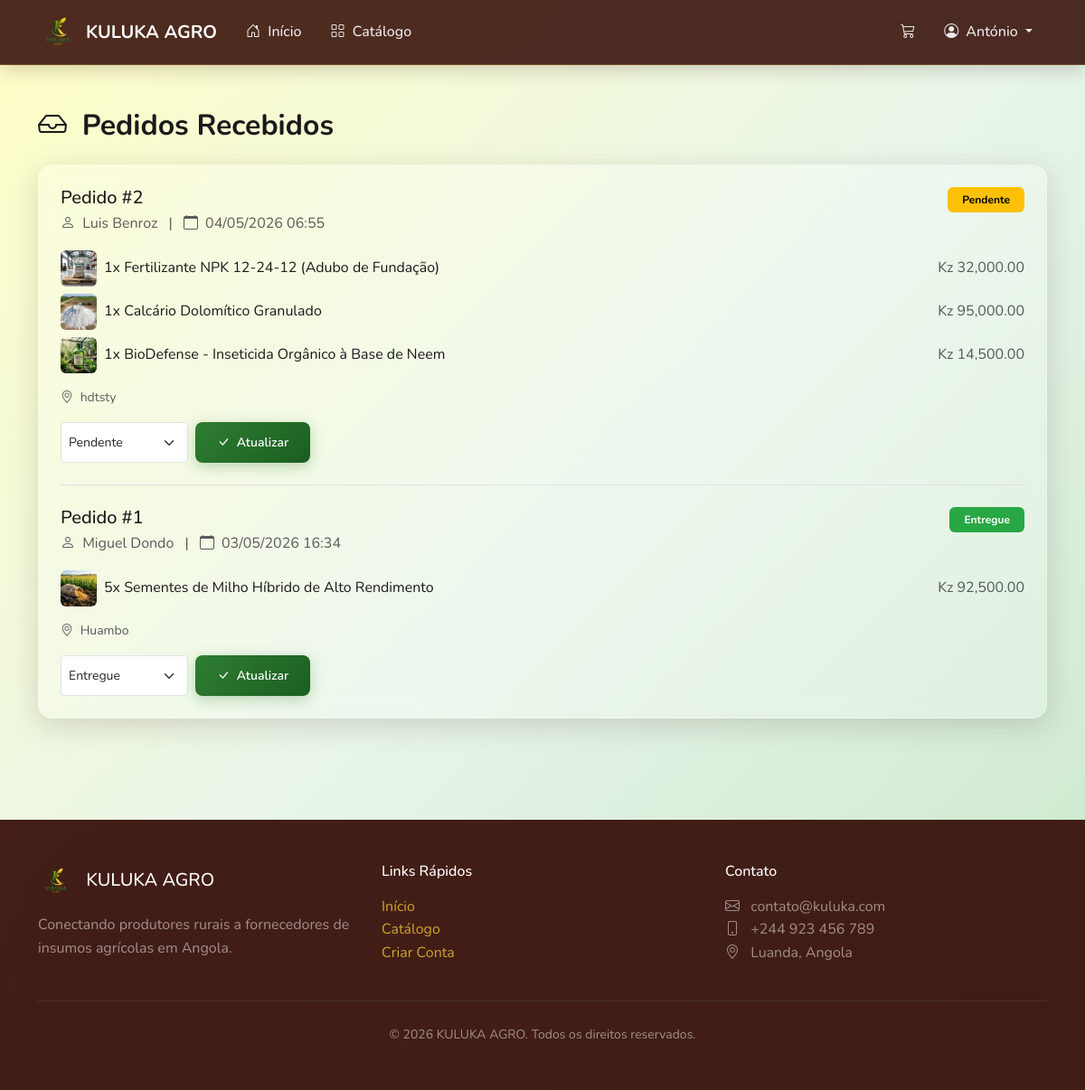
Screenshot of /pedidos/recebidos/ (signed in) with the database file from the repository.
### contas/models.py (models this page shows, shortened)
class Usuario(AbstractUser):
    class TipoUsuario(models.TextChoices):
        FORNECEDOR = 'FORNECEDOR', 'Fornecedor'
        PRODUTOR = 'PRODUTOR', 'Produtor'
    tipo = models.CharField(
        max_length=20,
        choices=TipoUsuario.choices,
        default=TipoUsuario.PRODUTOR,
        verbose_name='Tipo de Usuário'
    )
    telefone = models.CharField(
        max_length=20,
        blank=True,
        verbose_name='Telefone'
    )
    endereco = models.TextField(
        blank=True,
        verbose_name='Endereço'
    )
    cidade = models.CharField(
        max_length=100,
        blank=True,
        verbose_name='Cidade'
    )
    provincia = models.CharField(
        max_length=100,
        blank=True,
        verbose_name='Província'
    )
    foto_perfil = models.ImageField(
        upload_to='perfis/',
        blank=True,
        null=True,
        verbose_name='Foto de Perfil'
    )
    descricao = models.TextField(
        blank=True,
        verbose_name='Descrição / Sobre'
    )
    data_criacao = models.DateTimeField(
        auto_now_add=True,
        verbose_name='Data de Criação'
    )
    nome_empresa = models.CharField(
        max_length=200,
        blank=True,
        verbose_name='Nome da Empresa'
    )
    nif = models.CharField(
        max_length=50,
        blank=True,
        verbose_name='NIF (Número de Identificação Fiscal)'
    )
    area_cultivo = models.DecimalField(
        max_digits=10,
        decimal_places=2,
        blank=True,
        null=True,
        verbose_name='Área de Cultivo (hectares)'
    )
    tipos_cultivo = models.TextField(
        blank=True,
        verbose_name='Tipos de Cultivo'
    )
    class Meta:
        verbose_name = 'Usuário'
        verbose_name_plural = 'Usuários'
    @property
    def eh_fornecedor(self):
        return self.tipo == self.TipoUsuario.FORNECEDOR

### pedidos/models.py (models this page shows, shortened)
class Pedido(models.Model):
    class StatusPedido(models.TextChoices):
        PENDENTE = 'PENDENTE', 'Pendente'
        CONFIRMADO = 'CONFIRMADO', 'Confirmado'
        EM_PREPARACAO = 'EM_PREPARACAO', 'Em Preparação'
        ENVIADO = 'ENVIADO', 'Enviado'
        ENTREGUE = 'ENTREGUE', 'Entregue'
        CANCELADO = 'CANCELADO', 'Cancelado'
    cliente = models.ForeignKey(
        settings.AUTH_USER_MODEL,
        on_delete=models.CASCADE,
        related_name='pedidos',
        verbose_name='Cliente'
    )
    status = models.CharField(
        max_length=20,
        choices=StatusPedido.choices,
        default=StatusPedido.PENDENTE,
        verbose_name='Status'
    )
    endereco_entrega = models.TextField(
        verbose_name='Endereço de Entrega'
    )
    observacoes = models.TextField(
        blank=True,
        verbose_name='Observações'
    )
    total = models.DecimalField(
        max_digits=12,
        decimal_places=2,
        default=0,
        verbose_name='Total'
    )
    data_criacao = models.DateTimeField(
        auto_now_add=True,
        verbose_name='Data do Pedido'
    )
    data_atualizacao = models.DateTimeField(
        auto_now=True,
        verbose_name='Última Atualização'
    )
    class Meta:
        verbose_name = 'Pedido'
        verbose_name_plural = 'Pedidos'
        ordering = ['-data_criacao']

class ItemPedido(models.Model):
    pedido = models.ForeignKey(
        Pedido,
        on_delete=models.CASCADE,
        related_name='itens',
        verbose_name='Pedido'
    )
    produto = models.ForeignKey(
        Produto,
        on_delete=models.CASCADE,
        verbose_name='Produto'
    )
    quantidade = models.PositiveIntegerField(
        default=1,
        verbose_name='Quantidade'
    )
    preco_unitario = models.DecimalField(
        max_digits=10,
        decimal_places=2,
        verbose_name='Preço Unitário'
    )
    class Meta:
        verbose_name = 'Item do Pedido'
        verbose_name_plural = 'Itens do Pedido'
    @property
    def subtotal(self):
        return self.quantidade * self.preco_unitario
    @property
    def subtotal_formatado(self):
        return f"Kz {self.subtotal:,.2f}"

### produtos/models.py (models this page shows, shortened)
class Produto(models.Model):
    class UnidadeMedida(models.TextChoices):
        QUILOGRAMA = 'KG', 'Quilograma (kg)'
        GRAMA = 'G', 'Grama (g)'
        TONELADA = 'TON', 'Tonelada (ton)'
        LITRO = 'L', 'Litro (L)'
        UNIDADE = 'UN', 'Unidade (un)'
        SACO = 'SC', 'Saco (sc)'
        CAIXA = 'CX', 'Caixa (cx)'
    fornecedor = models.ForeignKey(
        settings.AUTH_USER_MODEL,
        on_delete=models.CASCADE,
        related_name='produtos',
        verbose_name='Fornecedor'
    )
    categoria = models.ForeignKey(
        Categoria,
        on_delete=models.SET_NULL,
        null=True,
        blank=True,
        related_name='produtos',
        verbose_name='Categoria'
    )
    nome = models.CharField(
        max_length=200,
        verbose_name='Nome do Produto'
    )
    descricao = models.TextField(
        verbose_name='Descrição'
    )
    preco = models.DecimalField(
        max_digits=10,
        decimal_places=2,
        verbose_name='Preço'
    )
    unidade_medida = models.CharField(
        max_length=10,
        choices=UnidadeMedida.choices,
        default=UnidadeMedida.QUILOGRAMA,
        verbose_name='Unidade de Medida'
    )
    estoque = models.PositiveIntegerField(
        default=0,
        verbose_name='Estoque Disponível'
    )
    imagem = models.ImageField(
        upload_to='produtos/',
        blank=True,
        null=True,
        verbose_name='Imagem do Produto'
    )
    ativo = models.BooleanField(
        default=True,
        verbose_name='Ativo'
    )
    destaque = models.BooleanField(
        default=False,
        verbose_name='Produto em Destaque'
    )
    data_criacao = models.DateTimeField(
        auto_now_add=True,
        verbose_name='Data de Criação'
    )
    data_atualizacao = models.DateTimeField(
        auto_now=True,
        verbose_name='Última Atualização'
    )
    class Meta:
        verbose_name = 'Produto'
        verbose_name_plural = 'Produtos'
        ordering = ['-data_criacao']

### pedidos/views.py (the view)
# urls.py: path('recebidos/', views.PedidosRecebidosView.as_view(), name='pedidos_recebidos'),
class PedidosRecebidosView(LoginRequiredMixin, ListView):
    model = Pedido
    template_name = 'pedidos/pedidos_recebidos.html'
    context_object_name = 'pedidos'
    paginate_by = 10
    def dispatch(self, request, *args, **kwargs):
        if not request.user.eh_fornecedor:
            messages.error(request, 'Apenas fornecedores podem acessar esta página.')
            return redirect('contas:perfil')
        return super().dispatch(request, *args, **kwargs)
    def get_queryset(self):
        return Pedido.objects.filter(
            itens__produto__fornecedor=self.request.user
        ).distinct().prefetch_related('itens__produto').order_by('-data_criacao')

### templates/pedidos/pedidos_recebidos.html (shortened to what this page needs)
{% extends 'base.html' %}
{% load static %}
{% block conteudo %}
<div class="container py-5">
    <h2 class="fw-bold mb-4">
        <i class="bi bi-inbox me-2"></i> Pedidos Recebidos
    </h2>
    {% if pedidos %}
    <div class="glass-card">
        {% for pedido in pedidos %}
        <div class="{% if not forloop.last %}mb-4 pb-4 border-bottom{% endif %}">
            <div class="d-flex justify-content-between align-items-start mb-3">
                <div>
                    <h5 class="mb-1">Pedido #{{ pedido.pk }}</h5>
                    <p class="text-muted mb-0">
                        <i class="bi bi-person me-1"></i> {{ pedido.cliente.get_full_name|default:pedido.cliente.username }}
                        <span class="mx-2">|</span>
                        <i class="bi bi-calendar me-1"></i> {{ pedido.data_criacao|date:"d/m/Y H:i" }}
                    </p>
                </div>
                <span class="badge status-{{ pedido.status|lower }} py-2 px-3">
                    {{ pedido.get_status_display }}
                </span>
            </div>
            <div class="mb-3">
                {% for item in pedido.itens.all %}
                {% if item.produto.fornecedor == user %}
                <div class="d-flex align-items-center gap-2 mb-2">
                    {% if item.produto.imagem %}
                    <img src="{{ item.produto.imagem.url }}" alt="{{ item.produto.nome }}"
                         class="rounded" style="width: 40px; height: 40px; object-fit: cover;">
                    {% endif %}
                    <span>{{ item.quantidade }}x {{ item.produto.nome }}</span>
                    <span class="text-muted ms-auto">{{ item.subtotal_formatado }}</span>
                </div>
                {% endif %}
                {% endfor %}
            </div>
            <p class="text-muted small mb-3">
                <i class="bi bi-geo-alt me-1"></i> {{ pedido.endereco_entrega|truncatewords:10 }}
            </p>
            <div class="d-flex gap-2 flex-wrap">
                <form method="post" action="{% url 'pedidos:atualizar_status' pedido.pk %}" class="d-flex gap-2">
                    <select name="status" class="form-select form-select-sm" style="width: auto;">
                        {% for value, label in pedido.StatusPedido.choices %}
                        <option value="{{ value }}" {% if pedido.status == value %}selected{% endif %}>
                            {{ label }}
                        </option>
                        {% endfor %}
                    </select>
                    <button type="submit" class="btn btn-sm btn-kuluka">
                        <i class="bi bi-check-lg me-1"></i> Atualizar
                    </button>
                </form>
            </div>
        </div>
        {% endfor %}
    </div>
    {% else %}
    <div class="glass-card text-center py-5">
        <i class="bi bi-inbox text-muted" style="font-size: 4rem;"></i>
        <h4 class="mt-3">Nenhum pedido recebido</h4>
        <p class="text-muted">Você ainda não recebeu nenhum pedido de seus produtos.</p>
    </div>
    {% endif %}
</div>
{% endblock %}

### templates/base.html (shortened to what this page needs)
{% load static %}
<!DOCTYPE html>
<html lang="pt-br">
<head>
    <link href="https://cdn.jsdelivr.net/npm/bootstrap@5.3.3/dist/css/bootstrap.min.css" rel="stylesheet">
    <link href="https://cdn.jsdelivr.net/npm/bootstrap-icons@1.11.3/font/bootstrap-icons.css" rel="stylesheet">
    <link href="{% static 'css/style.css' %}" rel="stylesheet">
</head>
<body>
    <nav class="navbar navbar-expand-lg navbar-glass sticky-top">
        <div class="container">
            <a class="navbar-brand" href="{% url 'contas:home' %}">
                <img src="{% static 'images/logo.png' %}" alt="KULUKA AGRO">
                <span class="d-none d-sm-inline">KULUKA AGRO</span>
            </a>
            <div class="collapse navbar-collapse" id="navbarNav">
                <ul class="navbar-nav me-auto">
                    <li class="nav-item">
                        <a class="nav-link" href="{% url 'contas:home' %}">
                            <i class="bi bi-house-door me-1"></i> Início
                        </a>
                    </li>
                    <li class="nav-item">
                        <a class="nav-link" href="{% url 'produtos:catalogo' %}">
                            <i class="bi bi-grid me-1"></i> Catálogo
                        </a>
                    </li>
                </ul>
                <ul class="navbar-nav">
                    <li class="nav-item">
                        <a class="nav-link carrinho-badge" href="{% url 'pedidos:carrinho' %}">
                            <i class="bi bi-cart3"></i>
                        </a>
                    </li>
                    {% if user.is_authenticated %}
                    <li class="nav-item dropdown">
                        <a class="nav-link dropdown-toggle" href="#" data-bs-toggle="dropdown">
                            <i class="bi bi-person-circle me-1"></i>
                            {{ user.first_name|default:user.username }}
                        </a>
                    </li>
                    {% endif %}
                </ul>
            </div>
        </div>
    </nav>
    <main>
        {% block conteudo %}{% endblock %}
    </main>
    <footer class="footer-glass">
        <div class="container">
            <div class="row">
                <div class="col-md-4 mb-4 mb-md-0">
                    <h5 class="text-white mb-3">
                        <img src="{% static 'images/logo.png' %}" alt="KULUKA AGRO" height="40" class="me-2">
                        KULUKA AGRO
                    </h5>
                    <p class="text-white-50">
                        Conectando produtores rurais a fornecedores de insumos agrícolas em Angola.
                    </p>
                </div>
                <div class="col-md-4 mb-4 mb-md-0">
                    <h6 class="text-white mb-3">Links Rápidos</h6>
                    <ul class="list-unstyled">
                        <li><a href="{% url 'contas:home' %}">Início</a></li>
                        <li><a href="{% url 'produtos:catalogo' %}">Catálogo</a></li>
                        <li><a href="{% url 'contas:registro' %}">Criar Conta</a></li>
                    </ul>
                </div>
                <div class="col-md-4">
                    <h6 class="text-white mb-3">Contato</h6>
                    <ul class="list-unstyled text-white-50">
                        <li><i class="bi bi-envelope me-2"></i> contato@kuluka.com</li>
                        <li><i class="bi bi-phone me-2"></i> +244 923 456 789</li>
                        <li><i class="bi bi-geo-alt me-2"></i> Luanda, Angola</li>
                    </ul>
                </div>
            </div>
            <hr class="my-4 border-secondary">
            <div class="text-center text-white-50">
                <small>&copy; 2026 KULUKA AGRO. Todos os direitos reservados.</small>
            </div>
        </div>
    </footer>
</body>
</html>

### rows the page displays
Usuario: first_name "António"
Pedido: pk "2", cliente.get_full_name "Luis Benroz", data_criacao "04/05/2026 06:55", status "Pendente", endereco_entrega "hdtsty"
ItemPedido: produto.imagem (picture), quantidade "1", produto.nome "Fertilizante NPK 12-24-12 (Adubo de Fundação)", subtotal_formatado "Kz 32,000.00"
ItemPedido: produto.imagem (picture), quantidade "1", produto.nome "Calcário Dolomítico Granulado", subtotal_formatado "Kz 95,000.00"
ItemPedido: produto.imagem (picture), quantidade "1", produto.nome "BioDefense - Inseticida Orgânico à Base de Neem", subtotal_formatado "Kz 14,500.00"
Pedido: pk "1", cliente.get_full_name "Miguel Dondo", data_criacao "03/05/2026 16:34", status "Entregue", endereco_entrega "Huambo"
ItemPedido: produto.imagem (picture), quantidade "5", produto.nome "Sementes de Milho Híbrido de Alto Rendimento", subtotal_formatado "Kz 92,500.00"
